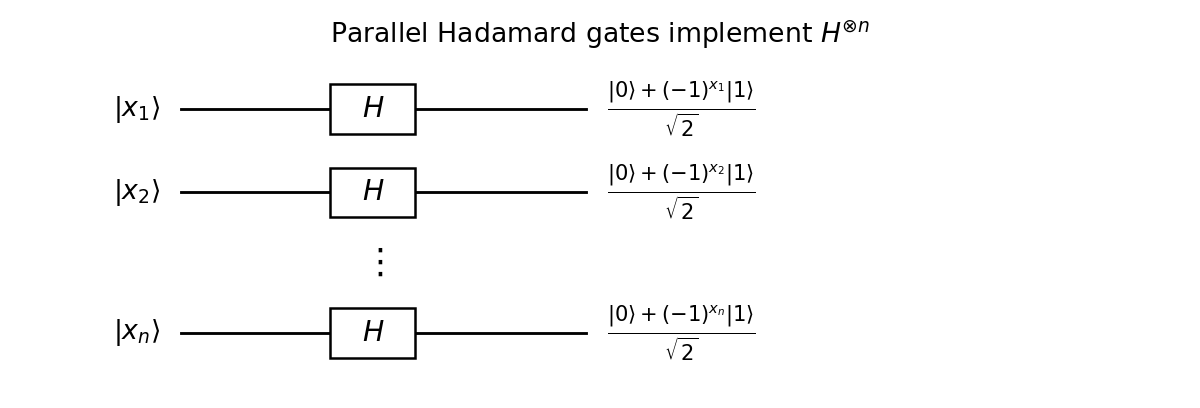

Generate this figure with Python:
"""Draw the tensor-product Hadamard circuit. Tested with Python 3.14.
Uses the repository's numpy/matplotlib dependencies; honors MPLCONFIGDIR.
Writes paper-53-hadamard-network.png to the caller's working directory.
"""
import matplotlib
matplotlib.use('Agg')
import matplotlib.pyplot as plt
from matplotlib.patches import Rectangle

fig, ax = plt.subplots(figsize=(10, 3.4), dpi=120)
fig.patch.set_facecolor('white')
ax.set_facecolor('white')
for label, y in [('1', 2.5), ('2', 1.7), ('n', .35)]:
    ax.plot([1.15, 4.0], [y, y], color='black', lw=1.7, zorder=1)
    ax.add_patch(Rectangle((2.2, y-.24), .6, .48, facecolor='white', edgecolor='black', lw=1.5, zorder=2))
    ax.text(2.5, y, r'$H$', ha='center', va='center', fontsize=17)
    ax.text(1.0, y, rf'$|x_{label}\rangle$', ha='right', va='center', fontsize=16)
    ax.text(4.15, y, rf'$\frac{{|0\rangle+(-1)^{{x_{label}}}|1\rangle}}{{\sqrt{{2}}}}$', va='center', fontsize=18)
ax.text(2.5, 1.02, r'$\vdots$', ha='center', va='center', fontsize=21)
ax.set_title(r'Parallel Hadamard gates implement $H^{\otimes n}$', fontsize=16, pad=12)
ax.set_xlim(0, 8.2)
ax.set_ylim(-.2, 2.95)
ax.axis('off')
fig.tight_layout()
fig.savefig('paper-53-hadamard-network.png', dpi=120, facecolor='white', transparent=False)
plt.close(fig)
